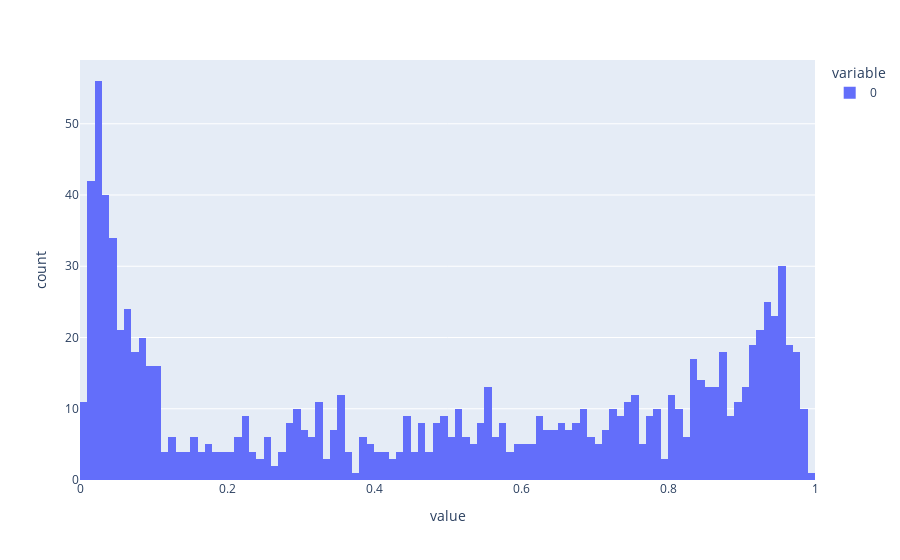

Write notebook code for a chart like this one.
### Code cell
import plotly.express as px

res = model.predict(
    meta_features[meta_features.index > date_to_timestamp("2025-01-01")]
)
pred_label = (res > 0.5).astype(int)

fig = px.histogram(res, nbins=100)
fig.show()

### Figure 1 — Plotly figure (JSON) as saved in the notebook; plotly's stock layout.template omitted (floating-point values rounded to 4 significant figures; data arrays with more than 128 entries replaced by an {"elided": "..."} marker saying what was removed)
{"data": [{"bingroup": "x", "hovertemplate": "variable=0<br>value=%{x}<br>count=%{y}<extra></extra>", "legendgroup": "0", "marker": {"color": "#636efa", "pattern": {"shape": ""}}, "name": "0", "nbinsx": 100, "orientation": "v", "showlegend": true, "type": "histogram", "x": {"elided": "1040 float values"}, "xaxis": "x", "yaxis": "y"}], "layout": {"barmode": "relative", "legend": {"title": {"text": "variable"}, "tracegroupgap": 0}, "margin": {"t": 60}, "xaxis": {"anchor": "y", "domain": [0, 1], "title": {"text": "value"}}, "yaxis": {"anchor": "x", "domain": [0, 1], "title": {"text": "count"}}}}
